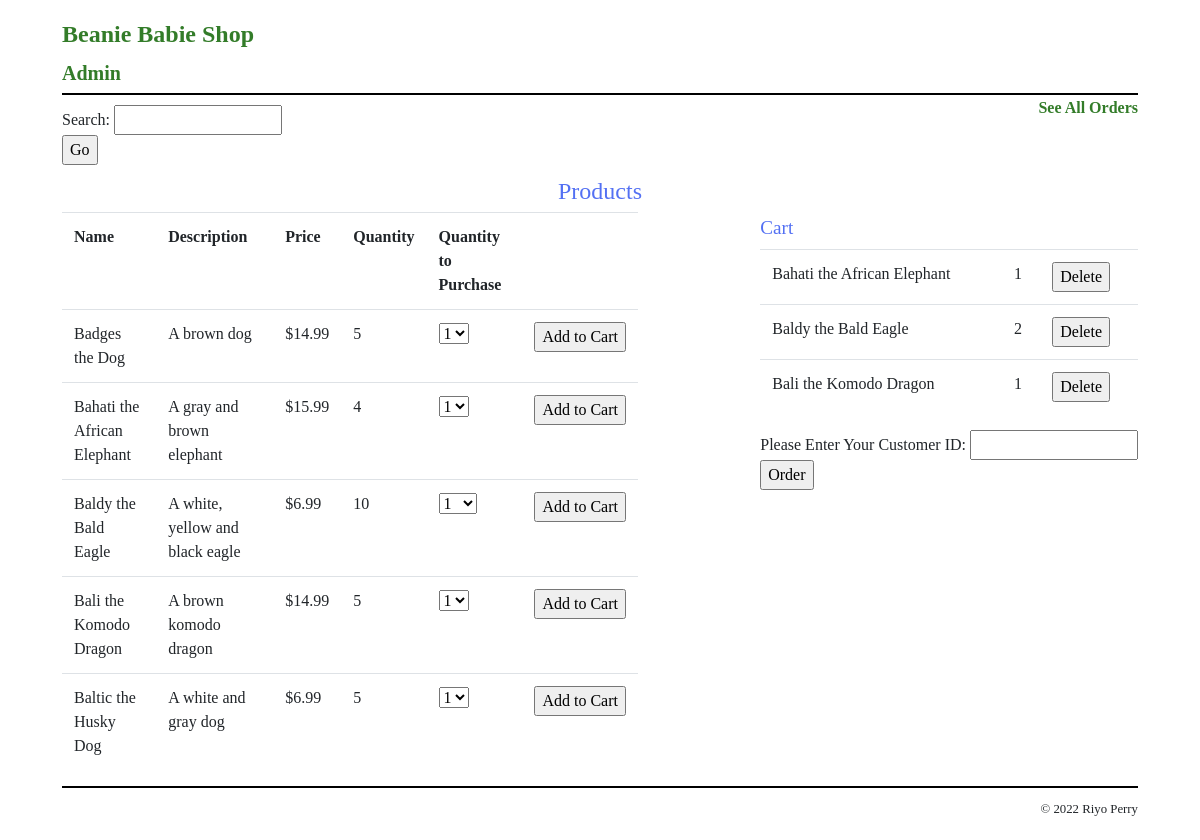
The page / on the database its author committed.
### tables this page shows
CREATE TABLE cart_products (
    cartProductID INT(11) NOT NULL AUTO_INCREMENT,
    cartID  INT(11) NOT NULL,
    productName VARCHAR(255)  NOT NULL,
    quantity INT(11) NOT NULL,
    productID INT(12) NOT NULL,
    PRIMARY KEY (cartProductID)
);

CREATE TABLE products (
  productID INT(12) NOT NULL AUTO_INCREMENT,
  productName VARCHAR(255)  NOT NULL,
  productDescription  VARCHAR(800)  NOT NULL,
  productPrice  FLOAT(6,2)  NOT NULL,
  productQuantity INT(255)  NOT NULL,
  PRIMARY KEY (productID)
);

### index.php (the view, shortened to what this page needs)
<?php
require_once('database.php');
$query = 'SELECT * FROM products ORDER BY productID';
$statement = $db->prepare($query);
$statement->execute();
$products = $statement->fetchAll();
if (!isset($cart_id)) {
    $cart_id = $db->lastInsertId();
}
$getCartItemsQuery = 'SELECT * FROM cart_products WHERE cartID = :cart_id';
$getCartItemsStatement = $db->prepare($getCartItemsQuery);
$getCartItemsStatement->bindValue(':cart_id', $cart_id);
$getCartItemsStatement->execute();
$cart_products = $getCartItemsStatement->fetchAll();
?>
<!DOCTYPE html>
<html>
<head>
    <link rel="stylesheet" href="https://stackpath.bootstrapcdn.com/bootstrap/4.3.1/css/bootstrap.min.css">
    <link rel="stylesheet" type="text/css" href="styles/main.css" />
</head>
<body>
<header>
    <h1><a href="index.php">Beanie Babie Shop</a></h1>
    <h5 id="admin-header"><a href="admin_login_form.php">Admin</a></h5>
    <h6 id="cust_orders" style="float:right; padding-top: 5px;"><a href="all_customer_orders.php">See All Orders</a></h6>
</header>
<main>
    <section style="padding-top: 10px;">
        <form method="post" action="" id="search">
            Search: <input type="text" name="search_data"><br>
                <input type="submit" value="Go" name="Go">
        </form>
    </section>
    <center><h1>Products</h1></center>
    <?php if(count($cart_products) > 0) { ?>
    <section style="float:right;">
        <h2>Cart</h2>
        <table class="table">
            <?php foreach ($cart_products as $cart_product) : ?>
                <tr>
                <td>
                    <?php echo $cart_product['productName']; ?>
                </td>
                <td>
                    <?php echo $cart_product['quantity']; ?>
                </td>
                <td>
                <form action="delete_cart_product.php" method="post" id="delete_item">
                    <input type="submit" value="Delete">
                </form>
                </td>
                </tr>
            <?php endforeach; ?>
        </table>
            <form action="order.php" method="post" id="order">
            Please Enter Your Customer ID: <input type="text" name="customer_id"><br>
                <input type="submit" value="Order">
            </form>
            <br>
            <br>
            <?php } ?>
    </section>
    <section class="products" style="padding-right:500px;">
        <table class="table">
            <tr>
                <th>Name</th>
                <th>Description</th>
                <th>Price</th>
                <th>Quantity</th>
                <th>Quantity to Purchase</th>
                <th></th>
            </tr>
            <?php foreach ($products as $product) : ?>
            <tr>
                <td><?php echo $product['productName']; ?></td>
                <td><?php echo $product['productDescription']; ?></td>
                <td>$<?php echo $product['productPrice']; ?></td>
                <td><?php echo $product['productQuantity']; ?></td>
                <td>
                    <form action="add_product_to_cart.php" method="post" id="add_product_to_cart_form">
                        <select name="product_quantity">
                            <?php $i = 0;
                                while ($i < $product['productQuantity']) { ?>
                                <?php $i++; ?>
                                <option value="<?php echo $i;?>">
                                    <?php echo $i; ?>
                                </option>
                            <?php } ?>
                        </select><br>
                <td>
                        <?php if($product['productQuantity'] > 0) { ?>
                            <input type="submit" value="Add to Cart">
                        <?php } else {
                            echo "Sold Out";
                        } ?>
                    </form>
                </td>
            </tr>
            <?php endforeach; ?>
        </table>
    </section>
</main>
<footer>
    <p>&copy; <?php echo date("Y"); ?> Riyo Perry</p>
</footer>
</body>
</html>

### styles/main.css (style rules this page uses)
html { background-color: white; }
body { margin-top: 0; font-family: American Typewriter, serif; width: 95%; margin: 0 auto; background-color: white; padding: .5em 2em; }
header { margin: 0; border-bottom: 2px solid black; }
header h1 { margin: 0; padding: .5em 0; color: black; }
main { margin: 0; }
footer { clear: both; margin-top: 1em; border-top: 2px solid black; }
footer p { text-align: right; font-size: 80%; margin: 1em 0; }
h1 { font-size: 150%; margin: 0; padding: .5em 0 .25em; }
h2 { font-size: 120%; margin: 0; padding: .25em 0 .5em; }
h1, h2 { color: rgb(83, 112, 243); }
a { color: rgb(51, 124, 41); font-weight: bold; }
form { margin: 0; }
#cust_orders { float: right; }

### rows shown on the page
cart_products: productName "Bahati the African Elephant", quantity "1"
cart_products: productName "Baldy the Bald Eagle", quantity "2"
cart_products: productName "Bali the Komodo Dragon", quantity "1"
products: productName "Badges the Dog", productDescription "A brown dog", productPrice "14.99", productQuantity "5"
products: productName "Bahati the African Elephant", productDescription "A gray and brown elephant", productPrice "15.99", productQuantity "4"
products: productName "Baldy the Bald Eagle", productDescription "A white, yellow and black eagle", productPrice "6.99", productQuantity "10"
products: productName "Bali the Komodo Dragon", productDescription "A brown komodo dragon", productPrice "14.99", productQuantity "5"
products: productName "Baltic the Husky Dog", productDescription "A white and gray dog", productPrice "6.99", productQuantity "5"

### other values the page prints
form field product_quantity "1"
